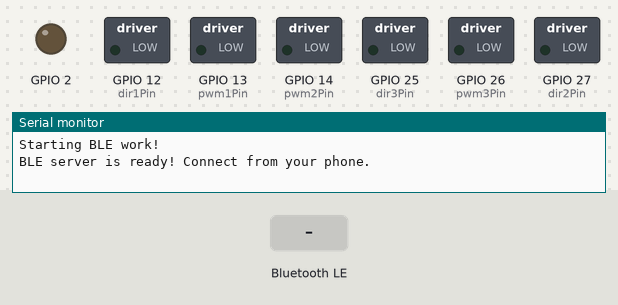
Recording of a sketch running on a simulated ESP32. On the bench: switched loads named in the sketch (green lamp = pin HIGH), output pins drawn as LEDs (lit = HIGH), the last lines printed to the serial monitor. Inputs (shaded band) come from the test bench. Nothing arrives over Bluetooth unless stated; a phone connects over Bluetooth LE 3 s after start.

Above: at 1.2 s.
1.3 s: Bluetooth LE write "5" received
At 2.5 s:
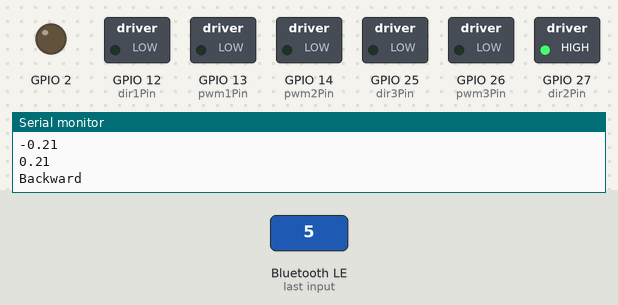
At 3.8 s:
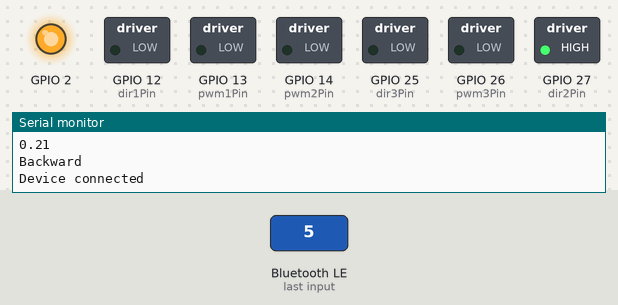
4.3 s: Bluetooth LE write "," received
At 4.8 s:
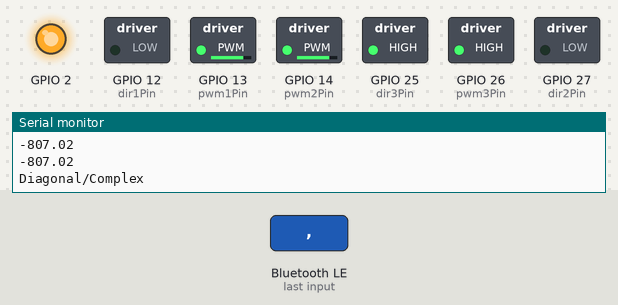
Timing chart, 0 to 7.3 s (numbered marks = the images above; inputs shaded):
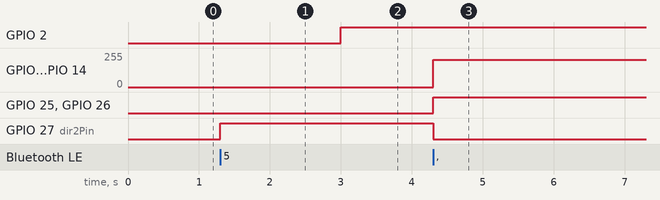

Measured:
- after the input at 1.3 s, GPIO 27 (dir2Pin): LOW → HIGH at once
- after the input at 4.3 s, GPIO 13 (pwm1Pin), GPIO 14 (pwm2Pin): 0/255 → 205/255 at once; GPIO 25 (dir3Pin), GPIO 26 (pwm3Pin): LOW → HIGH at once; GPIO 27 (dir2Pin): HIGH → LOW at once

The sketch:

bluetooth_com.ino
```cpp
#include <BLEDevice.h>
#include <BLEUtils.h>
#include <BLEServer.h>
#include <stdlib.h>
#include <math.h>

// UUIDs for first service
#define SERVICE_UUID1        "4fafc201-1fb5-459e-8fcc-c5c9c331914b"
#define CHARACTERISTIC_UUID1 "beb5483e-36e1-4688-b7f5-ea07361b26a8"

// UUIDs for second service
#define SERVICE_UUID2        "6d68efe5-04b6-4a85-abc3-2d95a8a2d01d"
#define CHARACTERISTIC_UUID2 "f3641400-00b0-4240-ba50-05ca45bf8abc"


// ----- Pins
const int dir1Pin = 12;  // Motor 1 direction(w2) left wheel back
const int pwm1Pin = 13;  // Motor 1 speed (PWM)
const int dir2Pin = 27;  // Motor 2 direction(w3) right wheel back
const int pwm2Pin = 14;  // Motor 2 speed (PWM)

const int dir3Pin=25;
const int pwm3Pin=26;


const int DEADZONE_MIN = 100;  // adjusted center - 15
const int DEADZONE_MAX = 145;  // adjusted center + 15

const float r = 20.3;
const float L = 28.637;
float omega = 0.0;
int tempx=0;
int tempy=0;
int tempz=0;


void stop_(){
analogWrite(pwm1Pin,0);
analogWrite(pwm2Pin,0);
analogWrite(pwm3Pin,0);


}

void motor_direction(float w1,float w2,float w3,int pwm1,int pwm2,int pwm3){
  if(w1!=0){
if(w1>0){
 digitalWrite(dir3Pin,HIGH);

}else{
 digitalWrite(dir3Pin,LOW);
}
analogWrite(pwm3Pin,pwm1);

  }
  if(w2!=0){
if(w2>0){
  digitalWrite(dir1Pin,HIGH);


}else{
digitalWrite(dir1Pin,LOW);

}
analogWrite(pwm1Pin,pwm2);
}


if(w3!=0){
if(w3>0){
digitalWrite(dir2Pin,HIGH);

}else{
digitalWrite(dir2Pin,LOW);

}
analogWrite(pwm2Pin,pwm3);

}
}


// Apply deadzone to joystick input
int applyDeadzone(int value) {
    if (value >= DEADZONE_MIN && value <= DEADZONE_MAX) {
        return 0; // within deadzone
    }
    return value; // outside deadzone, return as-is
}

// Compute wheel speeds for 3-wheel omni bot
void computeWheelSpeeds(int X, int Y,int Z,float &w1, float &w2, float &w3,int potVal) {
    omega=map(Z,2047,-2047,-0.689,0.689);
    w1 = (1.0 * Y + L * omega) / r;
    w2 = (-0.866 * X - 0.5 * Y + L * omega) / r;
    w3 = (0.866 * X - 0.5 * Y + L * omega) / r;

    float maxW = fmax(fabs(w1), fmax(fabs(w2), fabs(w3)));

   float r1 = w1 / maxW;
   float r2 = w2 / maxW;
   float r3 = w3 / maxW;

  int pwm1 = int(fabs(r1) * potVal);
  int pwm2 = int(fabs(r2) * potVal);
  int pwm3 = int(fabs(r3) * potVal);


   motor_direction(w1,w2,w3,pwm1,pwm2,pwm3);
}

// Determine approximate movement direction
String getDirection(float w1, float w2, float w3) {
    // If all wheels are zero, robot is stopped
    Serial.println(w1);
    Serial.println(w2);
    Serial.println(w3);
    if (w1 == 0 && w2 == 0 && w3 == 0) return "Stopped";

    // Forward/backward check (based on majority wheels)
    if (w1==0 && w2 > 0 && w3 < 0){
       return "Forward";
    };
    if (w1==0 && w2 < 0 && w3 >0) {

      return "Backward";
      }

    ;

    // Sideways check
    if (w1 > 0 && w2>0) return "Right";
    if (w1 < 0 && w2< 0) return "Left";


    return "Diagonal/Complex"; // Any other combination
}


// Callback for first service
class Service1Callbacks: public BLECharacteristicCallbacks {
    void onWrite(BLECharacteristic *pCharacteristic) override {
      String value = pCharacteristic->getValue();
      if (value.length() > 0) {
        Serial.print("[Service1] Received Value: ");
        Serial.println(value.c_str());
 const char* numbers = value.c_str(); // C-style string pointer
    int arr[6];                   // Array to store parsed integers
    int i = 0;

    const char* ptr = value.c_str();    // Pointer to traverse the string
    Serial.println(value.c_str());
    while (*ptr) {                // Loop until null terminator
        arr[i++] = strtol(ptr, (char**)&ptr, 10); // Convert to int
        if (*ptr == ',') ptr++;                    // Skip comma
    }


  int X = applyDeadzone(arr[0]);
  int Y = applyDeadzone(arr[1]);
  int Z=applyDeadzone(arr[3]);
  int potval=arr[4];

  if(arr[5]==0){
    stop_();
  }

 if (X == 0 && Y == 0 && Z == 0) {
            stop_();
        } else if (X != tempx || Y != tempy || Z != tempz) {
            // Compute new wheel speeds only if any axis changed
            float w1, w2, w3;
            computeWheelSpeeds(X, Y, Z, w1, w2, w3, potval);
            Serial.print(" | Direction: "); Serial.println(getDirection(w1, w2, w3));
        }

        // Update previous values
        tempx = X;
        tempy = Y;
        tempz = Z;

      }
    }

    void onRead(BLECharacteristic *pCharacteristic) override {
      String response = "Service1 says hello!";
      pCharacteristic->setValue(response.c_str());
      Serial.println("[Service1] Phone requested data");
    }
};

// Callback for second service
class Service2Callbacks: public BLECharacteristicCallbacks {
    void onWrite(BLECharacteristic *pCharacteristic) override {
      String value = pCharacteristic->getValue();
      if (value.length() > 0) {
        Serial.print("[Service2] Received Value: ");
        Serial.println(value.c_str());
      }
    }

    void onRead(BLECharacteristic *pCharacteristic) override {
      String response = "Service2 responding!";
      pCharacteristic->setValue(response.c_str());
      Serial.println("[Service2] Phone requested data");
    }
};

// Server callbacks
class MyServerCallbacks: public BLEServerCallbacks {
  void onConnect(BLEServer* pServer) override {
    Serial.println("Device connected");
    digitalWrite(2,HIGH);
  }

  void onDisconnect(BLEServer* pServer) override {
    Serial.println("Device disconnected, restarting advertising...");
    pServer->startAdvertising();
    digitalWrite(2,LOW);
  }
};

void setup() {
  Serial.begin(115200);
  Serial.println("Starting BLE work!");


    // Direction pins
  pinMode(dir1Pin, OUTPUT);
  pinMode(dir2Pin, OUTPUT);
  pinMode(dir3Pin, OUTPUT);
  pinMode(pwm1Pin, OUTPUT);
  pinMode(pwm2Pin, OUTPUT);
  pinMode(pwm3Pin, OUTPUT);

  // Setup PWM channels

  pinMode(2,OUTPUT);

  BLEDevice::init("MyESP32");
  BLEServer *pServer = BLEDevice::createServer();
  pServer->setCallbacks(new MyServerCallbacks());

  // -------- Service 1 --------
  BLEService *pService1 = pServer->createService(SERVICE_UUID1);
  BLECharacteristic *pCharacteristic1 = pService1->createCharacteristic(
                                          CHARACTERISTIC_UUID1,
                                          BLECharacteristic::PROPERTY_READ |
                                          BLECharacteristic::PROPERTY_WRITE
                                        );
  pCharacteristic1->setValue("Hello World!ESP32");
  pCharacteristic1->setCallbacks(new Service1Callbacks());
  pService1->start();

  // -------- Service 2 --------
  BLEService *pService2 = pServer->createService(SERVICE_UUID2);
  BLECharacteristic *pCharacteristic2 = pService2->createCharacteristic(
                                          CHARACTERISTIC_UUID2,
                                          BLECharacteristic::PROPERTY_READ |
                                          BLECharacteristic::PROPERTY_WRITE
                                        );
  pCharacteristic2->setValue("Second service ready");
  pCharacteristic2->setCallbacks(new Service2Callbacks());
  pService2->start();

  // -------- Advertising --------
  BLEAdvertising *pAdvertising = BLEDevice::getAdvertising();
  pAdvertising->addServiceUUID(SERVICE_UUID1);
  pAdvertising->addServiceUUID(SERVICE_UUID2);
  pAdvertising->setScanResponse(true);
  pAdvertising->setMinPreferred(0x06);
  pAdvertising->setMinPreferred(0x12);
  BLEDevice::startAdvertising();

  Serial.println("BLE server is ready! Connect from your phone.");
}

void loop() {
  delay(2000);
}
```
